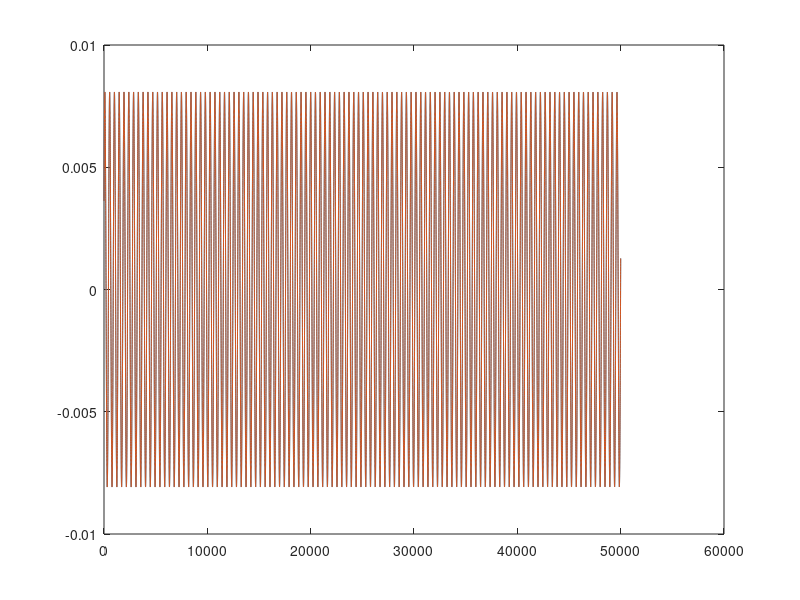

MATLAB code for this plot: (Note: this script raises an error after producing the figure.)
clear all, close all,  clc
% for each part, uncomment and run entire code

%% Load Data

%load('SYS1.mat')
%load('SYS2.mat')
% load('bathymetry.mat')
 load('bathymetry_no_noise.mat')
% load('bathymetry_real_clean.mat')
dt = 0.01; % sample time for data
n=3; 

%% Compute Derivative


%% part a 

% Beta = [10; 28; 8/3]; % Lorenz's parameters (chaotic)
% for i=1:length(x)
%     dx(i,:) = lorenz(0,x(i,:),Beta);
% end


%////////////////////////////////////
%% part b

% for i=1:length(x)
%     dx(i,:) = dynamic_p5(0,x(i,:));
% end

%% part c

% for i=1:3
%     dx(:,i) = diff(x(:,i))/dt;
% end
% dx = [dx; dx(end,:)];


%% part d
% lets add noise for fun :)
% noise for SYS1
% noise = normrnd(0.1,0.2, size(x,1), size(x,2));

%noise for SYS2
%noise = normrnd(0.1,0.2, size(x,1), size(x,2))/100;

%x = x+noise;

% for i=1:3
%     dx(:,i) = diff(x(:,i))/dt;
% end
% dx = [dx; dx(end,:)];

dx = x;
% storage for filtered data
dx_filter = zeros(size(dx,1), size(dx,2));
xyz_str = ['x','y','z'];

% plot data
for i = 1:size(dx,2)
    % plot Original data
    figure 
    plot(dx(:,i)); hold on
    
    % filter data using Savitzky Golay
    % rd = 2; % polynomial order (use 2 for SYS2.mat)
    % fl = 21; % length of data frames (USE 21 FOR SYS2.mat)   
    % dx_filter(:,i) = sgolayfilt(dx(:,i),rd,fl);
    dx_filter = dx;
    
    % plot filtered data
    plot(dx_filter(:,i)); hold off
    title_str = sprintf('Filter d%1$s', xyz_str(i));
    title(title_str)
    grid
    %xlim([1000 2000]) % Add for SYS1.MAT TO BETTER SEE NOISE
    legend({'Original', 'Filtered'},'Location','southeast')
end

%% Build library and compute sparse regression
polyorder = 1; % up to third order polynomials
usesine = 1;
Theta = poolData(x,n,polyorder,usesine); 
lambda = 0.1;      % lambda is our sparsification knob.
Xi = sparsifyDynamics(Theta,dx_filter,lambda,n);
poolDataLIST({'x','y','z'},Xi,n,polyorder,usesine);

